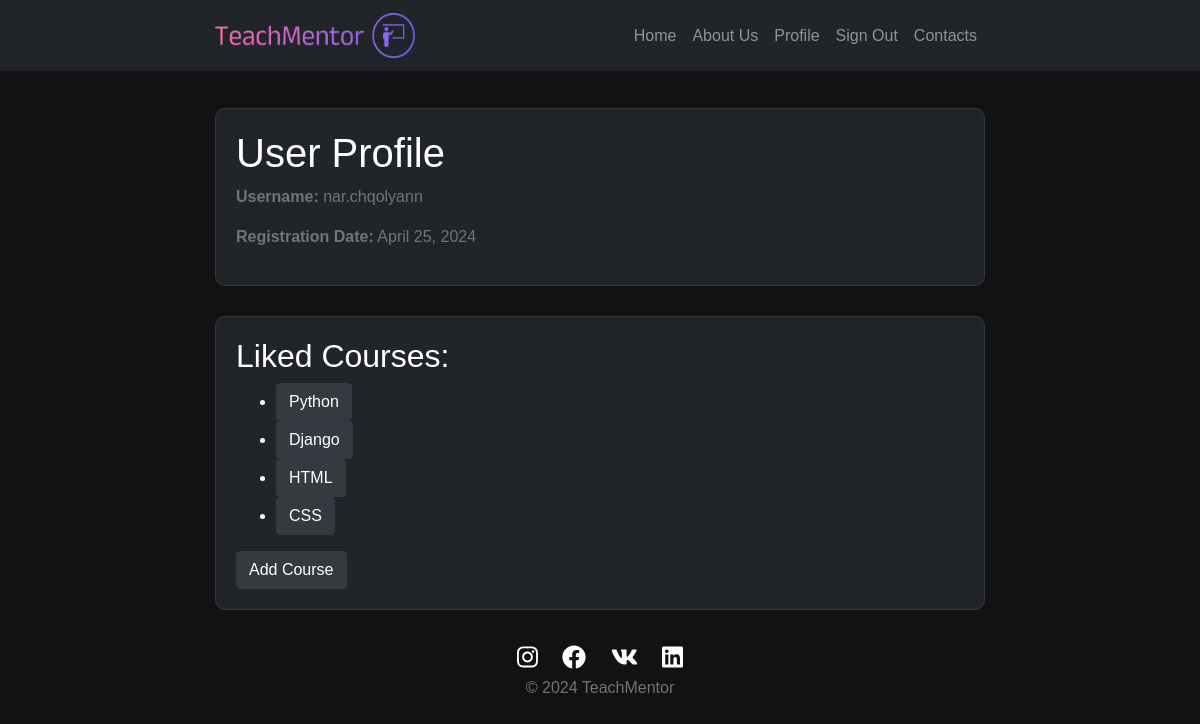
The page /user/profile/ (signed in) on the database its author committed.
### teachmentor_app/models.py (models this page shows, shortened)
class UserProfile(models.Model):
    user = models.OneToOneField(User, on_delete=models.CASCADE)
    registration_date = models.DateField(auto_now_add=True)
    liked_courses = models.ManyToManyField('Course', related_name='liked_by')

class Course(models.Model):
    course_name = models.CharField(max_length=30, blank=False)
    description = models.TextField()
    likes = models.IntegerField(default=0)
    book_link = models.URLField(blank=True)
    video_link = models.URLField(blank=True)

### teachmentor_app/views.py (the view)
# urls.py: path('user/profile/', user_profile, name='user_profile'),
@login_required
def user_profile(request):
    user_profile = get_object_or_404(UserProfile, user=request.user)
    liked_courses = user_profile.liked_courses.all()
    return render(request, 'user_profile.html', {'user_profile': user_profile, 'liked_courses': liked_courses})

### templates/user_profile.html (shortened to what this page needs)
{% load static %}
<!DOCTYPE html>
<html lang="en">
<head>
    <link rel="stylesheet" href="https://stackpath.bootstrapcdn.com/bootstrap/4.5.2/css/bootstrap.min.css">
    <link rel="stylesheet" href="https://cdnjs.cloudflare.com/ajax/libs/font-awesome/5.15.4/css/all.min.css">
</head>
<body>
<nav class="navbar navbar-expand-lg navbar-dark fixed-top">
    <div class="container">
        <a class="navbar-brand" href="/"><img src="{% static 'img/image.png' %}" width="200" height="45" alt="TechMentor"></a>
        <div class="collapse navbar-collapse" id="navbarSupportedContent">
            <ul class="navbar-nav ml-auto">
                <li class="nav-item">
                    <a class="nav-link" href="/">Home</a>
                </li>
                <li class="nav-item">
                    <a class="nav-link" href="{% url 'about' %}">About Us</a>
                </li>
                {% if user.is_authenticated %}
                    <li class="nav-item">
                        <a class="nav-link" href="{% url 'user_profile' %}">Profile</a>
                    </li>
                    <li class="nav-item">
                        <a class="nav-link" href="{% url 'logout' %}">Sign Out</a>
                    </li>
                {% endif %}
                <li class="nav-item">
                    <a class="nav-link" href="{% url 'feedback' %}?name-feedback">Contacts</a>
                </li>
            </ul>
        </div>
    </div>
</nav>
<div class="container mt-5">
    <div class="profile_section">
        <h1>User Profile</h1>
        <p><strong>Username:</strong> {{ user_profile.user.username }}</p>
        <p><strong>Registration Date:</strong> {{ user_profile.registration_date }}</p>
    </div>
    <div class="profile_section">
        <h2>Liked Courses:</h2>
        <ul class="liked-courses">
            {% for course in liked_courses %}
                <li><a href="{% url 'course_details' course.id %}" class="btn btn-secondary">{{ course.course_name }}</a></li>
            {% endfor %}
        </ul>
        <a href="{% url 'add_course' %}" class="btn btn-secondary">Add Course</a>
    </div>
</div>
<div class="logo-container">
    <div class="text-center">
        <a href="https://www.instagram.com/nar.chqolyann"><i class="fab fa-instagram"></i></a>
        <a href="https://www.facebook.com/profile.php?id=100066708270558"><i class="fab fa-facebook"></i></a>
        <a href="https://vk.com/id856189582"><i class="fab fa-vk"></i></a>
        <a href="https://www.linkedin.com/in/narek-chqolian-0b3b27290/"><i class="fab fa-linkedin"></i></a>
        <p>© 2024 TeachMentor</p>
    </div>
</div>
</body>
</html>

### templates/user_profile.html (style rules this page uses)
body { background-color: #121212; color: #ffffff; font-family: Arial, sans-serif; padding-top: 60px; }
.container { max-width: 800px; }
.navbar { background-color: #212529; }
.navbar-brand { color: #ffffff; font-size: 24px; }
.navbar-nav .nav-link { color: #ffffff; }
.profile_section { border: 1px solid #343a40; border-radius: 10px; padding: 20px; margin-bottom: 30px; background-color: #212529; }
.profile_section h1, .profile_section h2 { color: #ffffff; }
.profile_section p { color: #6c757d; }
.liked-courses li { color: #f8f9fa; font-size: 16px; font-weight: bold; }
.logo-container { text-align: center; margin-top: 30px; }
.logo-container a { color: #ffffff; font-size: 24px; margin: 0 10px; }
.logo-container p { color: #6c757d; }
.btn-secondary { background-color: #343a40; border-color: #343a40; color: #ffffff; }

### rows shown on the page
UserProfile: user.username "nar.chqolyann", registration_date "April 25, 2024"
Course: course_name "Python"
Course: course_name "Django"
Course: course_name "HTML"
Course: course_name "CSS"
